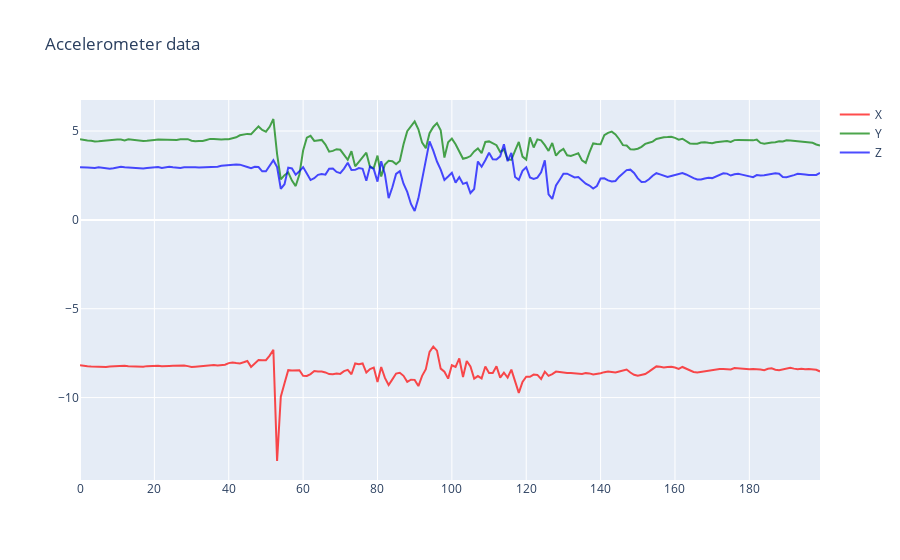

Notebook cell for this chart:
### Markdown cell above
### Original data

### Code cell
plot_accelerometer_data(sample_data)

### Figure 1 — Plotly figure (JSON) as saved in the notebook; plotly's stock layout.template omitted (floating-point values rounded to 4 significant figures; data arrays with more than 128 entries replaced by an {"elided": "..."} marker saying what was removed)
{"data": [{"line": {"color": "red"}, "mode": "lines", "name": "X", "opacity": 0.7, "type": "scatter", "x": {"elided": "200 int values"}, "y": {"elided": "200 float values"}}, {"line": {"color": "green"}, "mode": "lines", "name": "Y", "opacity": 0.7, "type": "scatter", "x": {"elided": "200 int values"}, "y": {"elided": "200 float values"}}, {"line": {"color": "blue"}, "mode": "lines", "name": "Z", "opacity": 0.7, "type": "scatter", "x": {"elided": "200 int values"}, "y": {"elided": "200 float values"}}], "layout": {"autosize": true, "title": {"text": "Accelerometer data"}, "xaxis": {"autorange": true, "range": [0, 199], "type": "linear"}, "yaxis": {"autorange": true, "range": [-14.64, 6.747], "type": "linear"}}}
